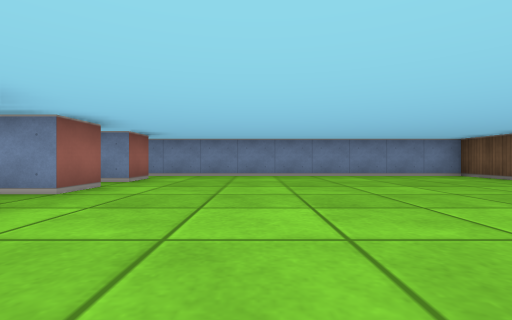
View 1 (above)

19 first-person views from a walk through a cub3D maze. The camera is about half as high as the walls, looks level and sees 85° across. The floor is counted in squares. Each view is taken from the middle of a square. On the plan, view 1 faces up. The plan holds only what a view shows up to about 9 squares ahead; the rest is blank.

View 2
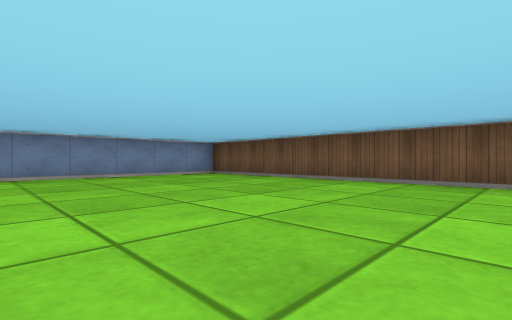

View 3
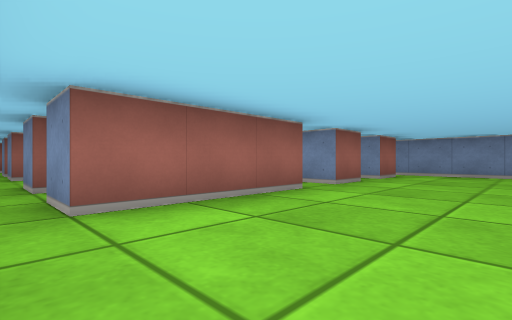

View 4
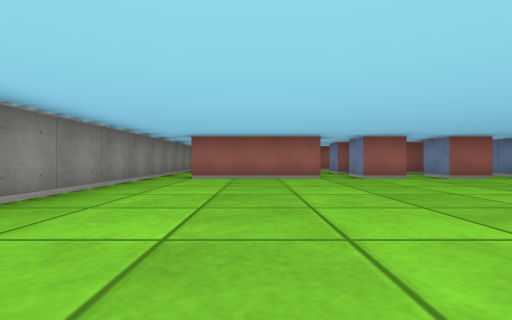

View 5
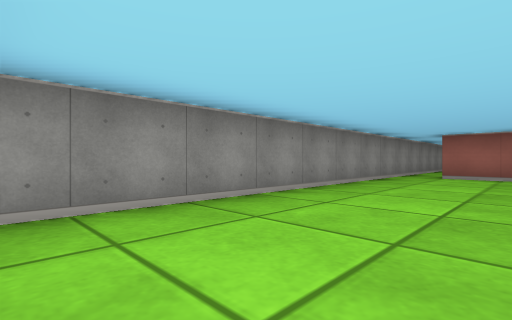

View 6
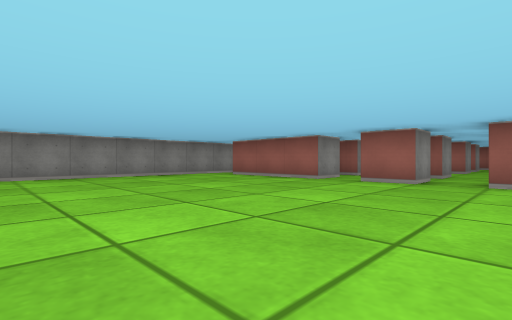

View 7
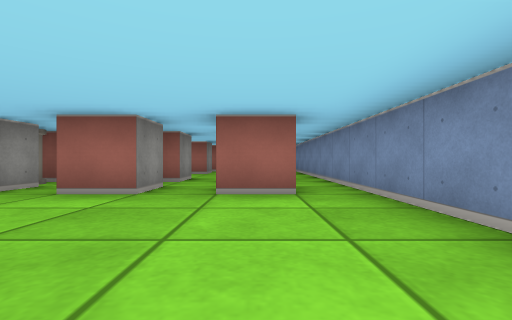

View 8
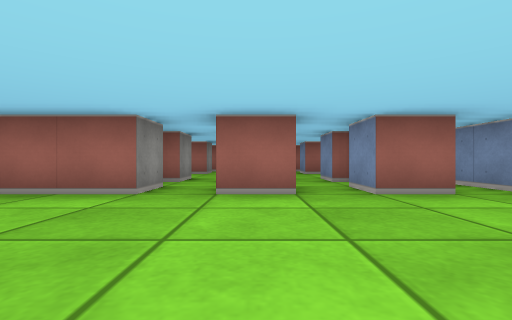

View 9
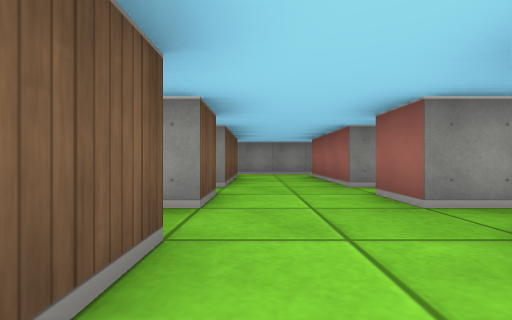

View 10
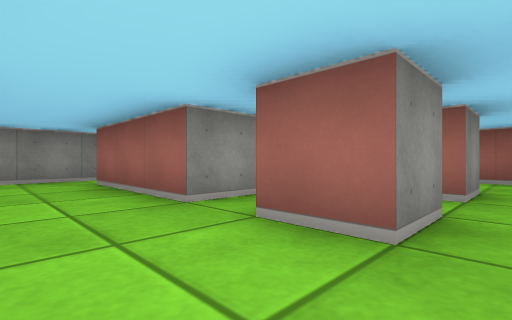

View 11
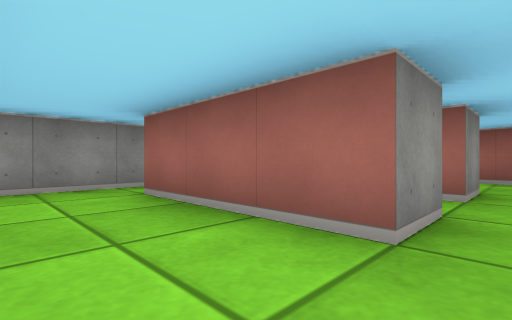

View 12
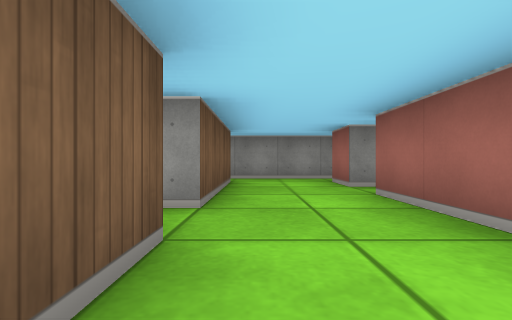

View 13
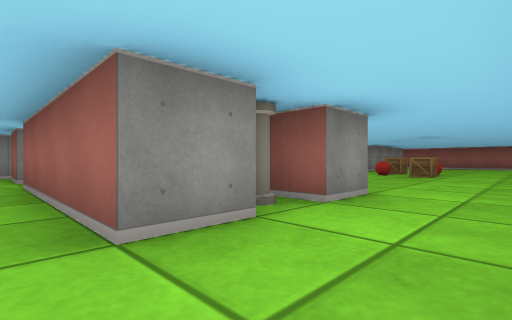

View 14
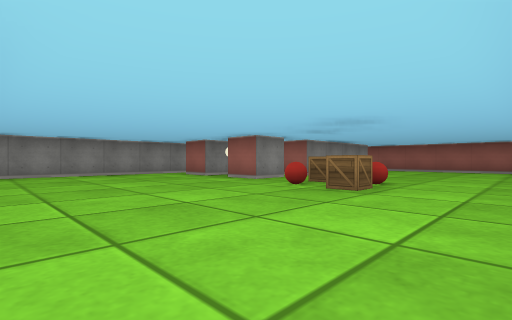

View 15
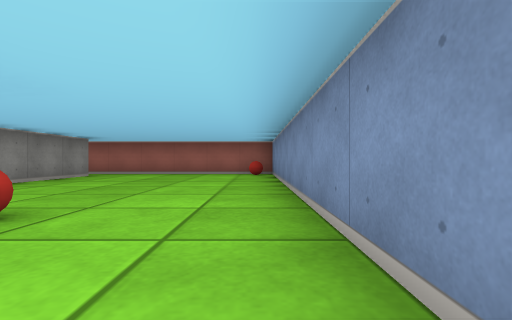

View 16
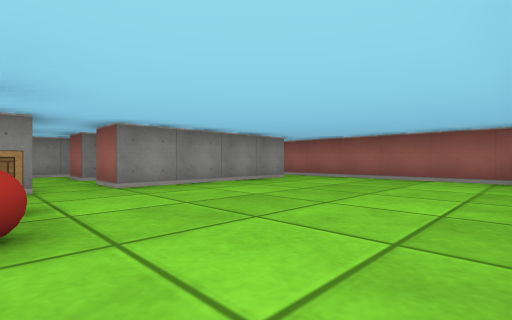

View 17
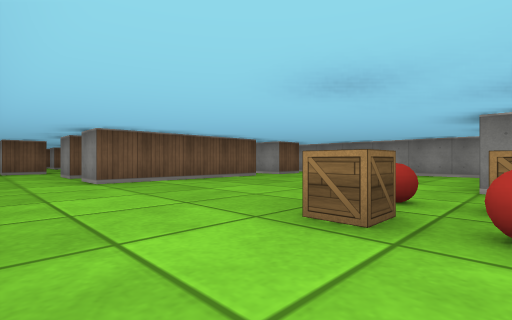

View 18
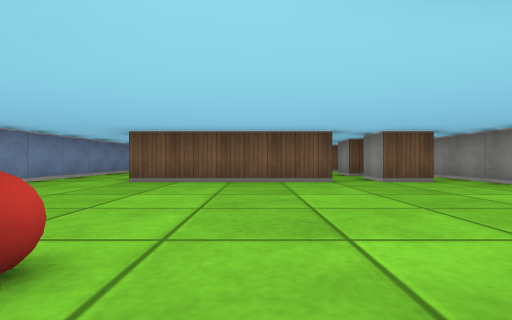

View 19
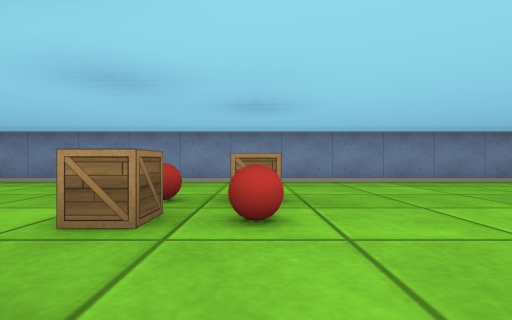

### Floor plan
Ten units are one square. View 1 is at (0, 0); x grows to the right and y downward. Boxes are objects, and circles mark ways between rooms. Rooms are numbered by the first view taken in them; rooms with no view inside come last. Other rooms are left out.
<svg viewBox="-280 -81 340 101">
<path fill="none" stroke="#000" d="M-35 -25 -25 -25 -25 5 -34 5M-34 -45 -25 -45 -25 -35 -34 -35M-55 -35 -55 -45 -45 -45 -45 -35 -50 -35M-25 -66 -25 -55 -35 -55M-45 -61 -45 -55 -55 -55 -55 -65M-45 5 -55 5 -55 -25 -45 -25 -45 -18M-75 -60 -75 -55 -80 -55M-85 -25 -75 -25 -75 5 -84 5M-85 -45 -75 -45 -75 -35M-80 15 50 15M55 -1 55 -75 -80 -75M-105 -25 -95 -25M-105 -35 -105 -45 -95 -45M-105 -55 -105 -65M-102 -65 -96 -65M-125 -55 -125 -25M-215 -25 -205 -25 -205 -16M-214 -5 -205 -5 -205 5M-155 -14 -155 -55 -145 -55 -145 -46M-225 -5 -225 5M-202 15 -104 15M-155 5 -155 -5 -146 -5M-228 15 -219 15M-135 -55 -125 -55M-135 0 -135 -5 -125 -5 -125 5M-125 -25 -125 -15M-265 -25 -225 -25 -225 -16M-120 -75 -272 -75M-275 -76 -275 -16M-96 5 -105 5 -105 -25"/>
<rect x="-45" y="-25" width="10" height="10" fill="#bbb"><title>pillar</title></rect>
<rect x="-275" y="-75" width="10" height="10" fill="#bbb"><title>ball</title></rect>
<rect x="-215" y="-15" width="10" height="10" fill="#bbb"><title>other object</title></rect>
<rect x="-215" y="-45" width="10" height="10" fill="#bbb"><title>crate</title></rect>
<rect x="-215" y="-55" width="10" height="10" fill="#bbb"><title>ball</title></rect>
<rect x="-205" y="-45" width="10" height="10" fill="#bbb"><title>ball</title></rect>
<rect x="-205" y="-55" width="10" height="10" fill="#bbb"><title>crate</title></rect>
<rect x="-145" y="-55" width="10" height="10" fill="#bbb"><title>pillar</title></rect>
<circle cx="-100" cy="10" r="3" fill="#2a7"/>
<circle cx="-115" cy="-20" r="3" fill="#2a7"/>
<circle cx="-125" cy="-65" r="3" fill="#2a7"/>
<text x="-20" y="-30">1</text>
<text x="-190" y="-30">2</text>
</svg>
Room 1 opens to room 2.

Where each view was taken, in squares from view 1:
view 1: 0 up, 0 right, facing up
view 2: 0 up, 0 right, facing up-right
view 3: 1 down, 0 right, facing up-left
view 4: 1 up, 4 right, facing left
view 5: 1 up, 5 right, facing down-left
view 6: 6 up, 3 right, facing down-left
view 7: 6 up, 1 right, facing left
view 8: 4 up, 1 right, facing left
view 9: 7 up, 6 left, facing down
view 10: 5 up, 6 left, facing down-left
view 11: 3 up, 6 left, facing down-left
view 12: 5 up, 11 left, facing down
view 13: 7 up, 12 left, facing down-left
view 14: 7 up, 16 left, facing down-left
view 15: 7 up, 19 left, facing left
view 16: 7 up, 21 left, facing down-left
view 17: 7 up, 21 left, facing down-right
view 18: 3 up, 21 left, facing right
view 19: 2 up, 20 left, facing up
